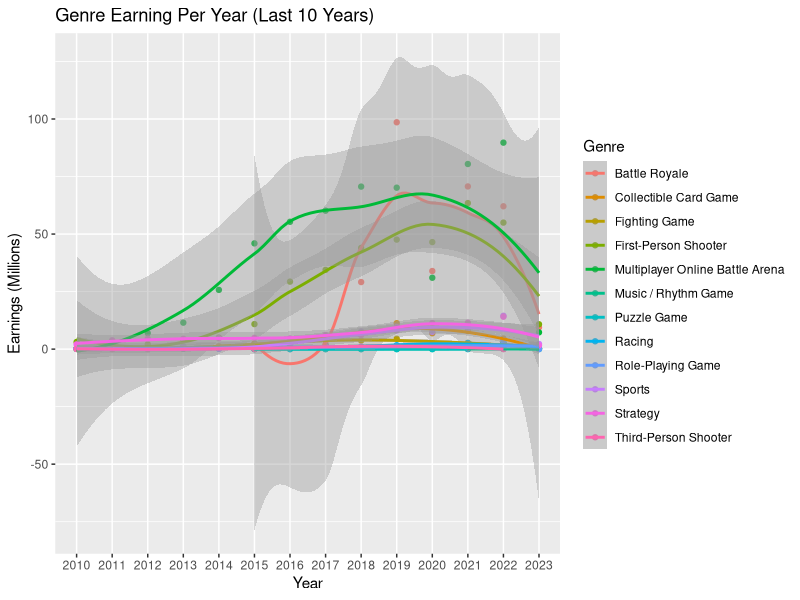
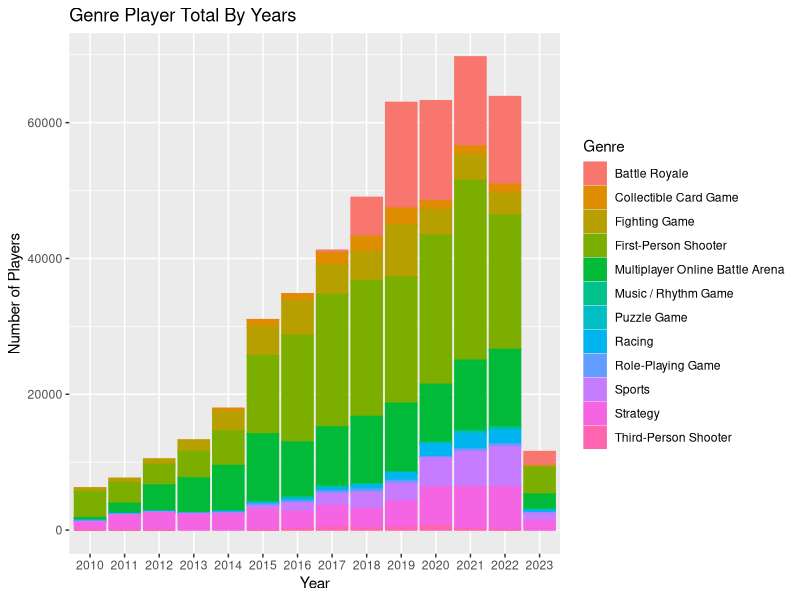

Here is the R script that generated these plots, in order:
## ---- chunk 1
library(tidyverse)
library(knitr)
library(kableExtra)
library(lubridate)
General <- read.csv("GeneralEsportData.csv") #relative filepath
Historical <- read.csv("HistoricalEsportData.csv") #relative filepath
## ---- chunk 2
str(General)
## ---- chunk 3
str(Historical)
## ---- chunk 4
#for descending, i dont know how to do it in one function
general_desc <- function(results = NULL) { #general_function for multi-use, "results" so I can alter the results table
  General %>%
    select(Genre, TotalEarnings, TotalPlayers) %>%    #dont know if this is needed or not cause of dplyr::select
    group_by(Genre) %>% 
    summarise(TotalEarnings = sum(TotalEarnings), #sum of total earnings per genre
              TotalPlayers = sum(TotalPlayers)) %>% #sum of total players per genre
    arrange(desc(TotalEarnings)) %>%
    mutate(TotalEarnings = paste("$", format(TotalEarnings, big.mark = ","))) %>% #mutate to add $ and comma for money
    mutate(TotalEarnings = gsub("\\s+", "", TotalEarnings)) %>% #there was white space, this mutate deletes them
    mutate(TotalPlayers = paste(format(TotalPlayers, big.mark = ","))) %>% #comma for players
    dplyr::select(Genre, TotalEarnings, TotalPlayers) %>% #makes the result table better for view ability
    rename("Total Earning" = TotalEarnings) %>% #rename
    rename("Total Players" = TotalPlayers) %>% #rename 
    head(results) %>% #where results sits so I can alter the results table
    knitr::kable(caption = "Genres in Esports (Based on Earnings)") %>% 
    kableExtra::kable_styling()
}
#for ascending, i don't know how to do it in one function
general_asc <- function(results = NULL) { #rename
  General %>%
    select(Genre, TotalEarnings, TotalPlayers) %>% #dont know if this is needed or not cause of dplyr::select
    group_by(Genre) %>% 
    summarise(TotalEarnings = sum(TotalEarnings), 
              TotalPlayers = sum(TotalPlayers)) %>% 
    arrange(TotalEarnings) %>%                                                         ##only line this was changed
    mutate(TotalEarnings = paste("$", format(TotalEarnings, big.mark = ","))) %>% 
    mutate(TotalEarnings = gsub("\\s+", "", TotalEarnings)) %>% 
    mutate(TotalPlayers = paste(format(TotalPlayers, big.mark = ","))) %>% 
    dplyr::select(Genre, TotalEarnings, TotalPlayers) %>% 
    rename("Total Earning" = TotalEarnings) %>%
    rename("Total Players" = TotalPlayers) %>% 
    head(results) %>% 
    knitr::kable(caption = "Genres in Esports (Based on Earnings)") %>% 
    kableExtra::kable_styling()
}

general_desc(results = 12)

## ---- chunk 5
general_desc(results = 1) #highest
general_asc(results = 1) #lowest
## ---- chunk 6
HistoricalGeneral <- #joined the Historical and General table cause ymd was needed
  inner_join(Historical, General, by = "Game")

#new dataframe so i can reference old one in case of trouble
hg <- subset(HistoricalGeneral, select = -c(ReleaseDate, TotalEarnings, OnlineEarnings, TotalPlayers, TotalTournaments)) #delete the columns not needed 
hg %>%
  select(Game, Earnings, Genre, Date) %>%
  arrange(desc(Earnings)) %>%
  mutate(Earnings = paste("$", format(Earnings, big.mark = ","))) %>% 
  mutate(Earnings = gsub("\\s+", "", Earnings)) %>% 
  dplyr::select(Game, Earnings, Genre, Date) %>% #makes the tables into nicer tables
  head(10) %>% 
  knitr::kable(caption = "Top 10") %>%
  kableExtra::kable_styling()

## ---- chunk 7
hg %>%
  select(Game, Earnings, Genre) %>%
  group_by(Game, Genre) %>% #group by game and genre is needed 
  summarise(Earnings = sum(Earnings)) %>%
  filter(Genre == "Multiplayer Online Battle Arena") %>%
  arrange(desc(Earnings)) %>%
  mutate(Earnings = paste("$", format(Earnings, big.mark = ","))) %>% 
  mutate(Earnings = gsub("\\s+", "", Earnings)) %>% 
  dplyr::select(Game, Earnings, Genre) %>% 
  head(10) %>% 
  knitr::kable(caption = "Top 10") %>% 
  kableExtra::kable_styling()
## ---- chunk 8
testdate <- hg
testdate$Date <- ymd(testdate$Date)
testdate %>% 
  mutate(Year = format(Date, "%Y")) %>%
  group_by(Genre, Year) %>%
  summarise(Earnings = sum(Earnings)/1000000) %>%
  filter(Year %in% c(2010:2023)) %>%
  ggplot(aes(x = Year, y = Earnings, color = Genre, group = Genre)) +
  geom_point() +
  geom_smooth() +
  ggtitle("Genre Earning Per Year (Last 10 Years)") +
  ylab("Earnings (Millions)")
## ---- chunk 9
testdate %>% 
  mutate(Year = format(Date, "%Y")) %>%
  group_by(Genre, Year) %>%
  summarise(Players = sum(Players)) %>%
  filter(Year %in% c(2010:2023)) %>%
  ggplot(aes(x = Year, y = Players, color = Genre, fill = Genre)) +
  geom_col() +
  ggtitle("Genre Player Total By Years") +
  ylab("Number of Players")
